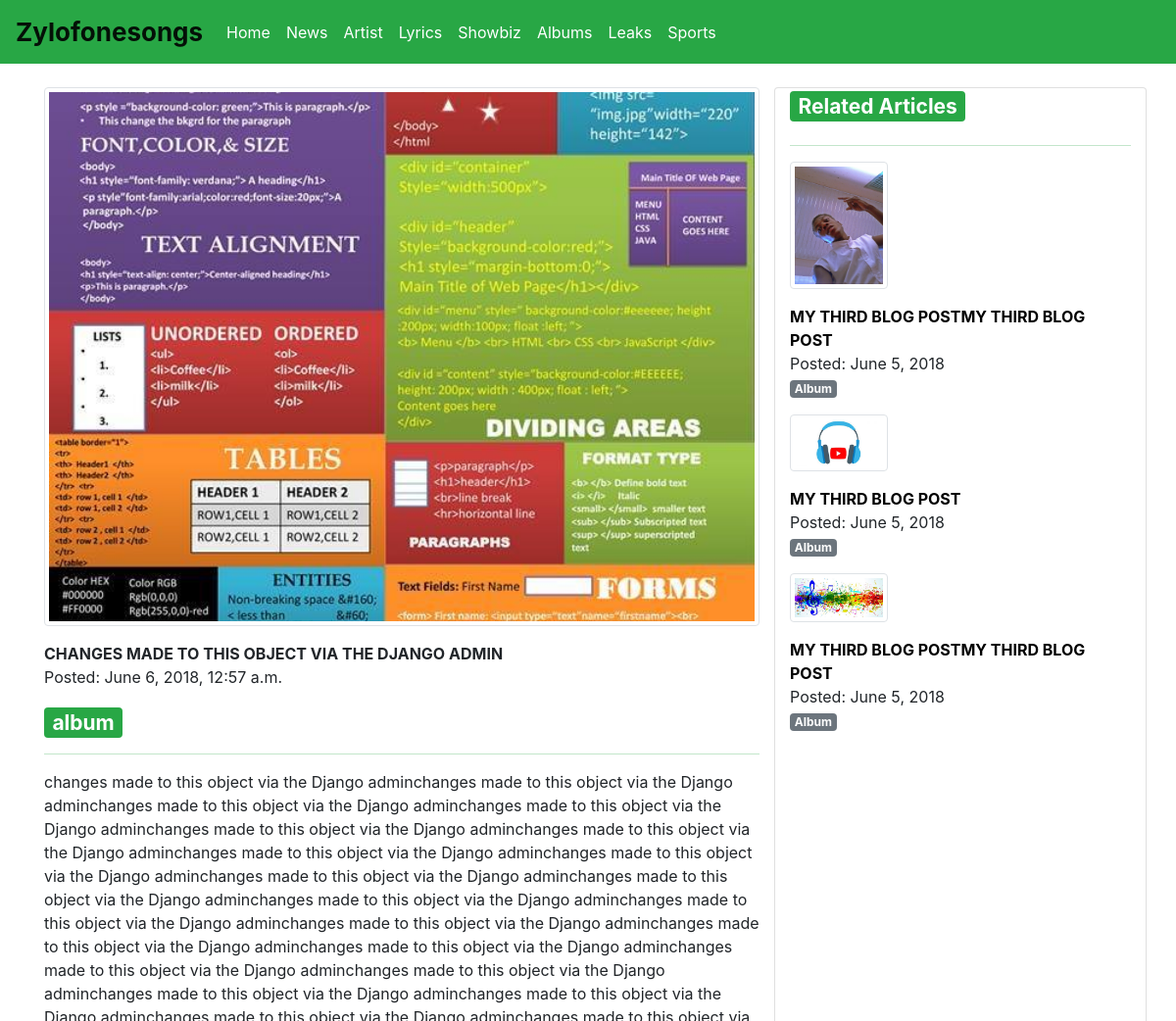
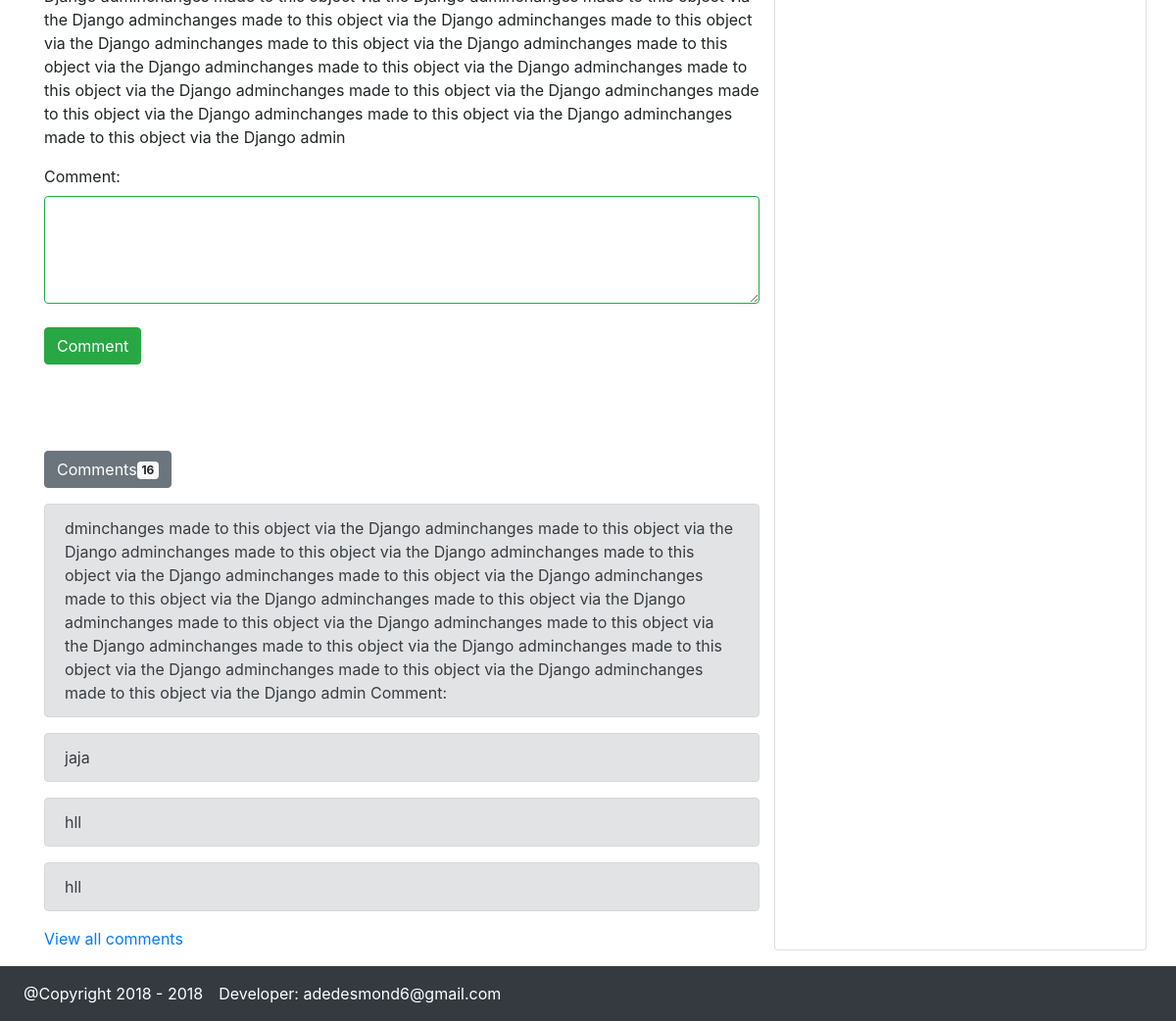
Screenshot of /12/article with the database file from the repository (2 pictures, top to bottom).
### blogapp/models.py (models this page shows, shortened)
class Article(models.Model):
	NEWS = 'news'
	ARTIST = 'artist'
	LYRICS = 'lyrics'
	SHOWBIZ = 'showbiz'
	ALBUMS = 'album'
	LEAKS = 'leaks'
	SPORTS = 'sports'
	TAGS = (
		(NEWS,'News'),
	    (ARTIST,'Artist'),
	    (LYRICS,'Lyrics'),
	    (SHOWBIZ,'Showbiz'),
	    (ALBUMS,'Albums'),
	    (LEAKS,'Leaks'),
	    (SPORTS,'Sports'),
	    (None,'Tags')
	)
	title = models.CharField(max_length=80, db_column='Title', db_index=True)
	body = models.TextField(db_column='Body', db_index=True)
	image = models.ImageField(upload_to='images', db_column='Image')
	tags = models.CharField(max_length=20, choices=TAGS,db_index=True, db_column='Tags')
	date = models.DateTimeField(default=timezone.now)

class Comments(models.Model):
	comment = models.TextField()
	date = models.DateTimeField(default=timezone.now)
	article = models.ForeignKey(Article, on_delete=models.CASCADE)
	def __str__(self):
		return self.comment

### blogapp/views.py (the view)
# urls.py: path('<int:article_id>/article', views._article, name='_article'),
def _article(request, article_id):
	try:
		article = Article.objects.get(pk=article_id)
		related_articles = Article.objects.filter(tags=article.tags).exclude(pk=article.pk)[:4]
		context['article'] = article
		context['related_articles'] = related_articles
		context['comments'] = article.comments_set.all().order_by('-date')[:4]
		if request.method == 'POST':
			form = CommentForm(request.POST)
			if form.is_valid():
				comment = form.cleaned_data['comment']
				article.comments_set.create(comment=comment)
		else:
			form = CommentForm()
			context['form'] = form
		return render(request,'blog/article.html', context)
	except Exception as e:
		with open('error.txt', 'a') as file:
			file.write('\n' +str(time.ctime()) + ' ' + str(e))
		return render(request,'blog/404.html')

### blogapp/forms.py
class CommentForm(forms.Form):
	comment = forms.CharField(widget=forms.Textarea)

### blogapp/templates/blog/article.html (shortened to what this page needs)
{% extends 'base.html' %}
{% load widget_tweaks %}
{% block body %}
<div class="container">
	<div class="row">
		<div class="col-md-8">
			<p>
				<img src="{{article.image.url}}" class="img-thumbnail" style="width:100%;height:550px;object-fit:cover;object-position:50% 50%;">
			</p>
			<p>
				<b>{{article.title|upper}}</b>
				<br>Posted: {{article.date}}<br>
				<h3><span class="badge badge-success">{{article.tags}}</span></h3>
				<hr class="alert-success">
			</p>
			<p style="font-family:Georgia 'sans serif';">{{article.body}}</p>
			<p>
				<form method="post" action="#GoToComments">
					{% for field in form %}
					 {{ field.label_tag }}
					 {% render_field field class="form-control is-valid" rows="4" %}
					{% endfor %}<br>
					<button class="btn btn-success">Comment</button>
				</form>
			</p><br><br><br>
			<p>
				<a href="{% url 'blog:all_comments' article.id %}">
					<button type="button" class="btn btn-secondary">
					Comments<span class="badge badge-light">{{ article.comments_set.all.count}} </span>
				    </button>
				</a>
			</p>
			{% for comment in comments %}
			  <div class="alert alert-secondary" id="GoToComments">{{comment}}</div>
			{% endfor %}
			{% if article.comments_set.all.count > 4 %}
			  <a href="{% url 'blog:all_comments' article.id %}">View all comments</a>
			{% endif %}
		</div>
		<div class="col-md-4 card">
			<h3><span class="badge badge-success">Related Articles</span></h3>
				<hr class="alert-success">
			{% if related_articles %}
			{% for article in related_articles %}
			 <p>
			 	<a href="{% url 'blog:_article' article.id %}"><img src="{{article.image.url}}" style="width:100px; height:auto;" class="img-thumbnail">
			 	</a>
			 </p>
			 <p>
			 	<b>
			 		<a href="{% url 'blog:_article' article.id %}" style="color:black;">{{article.title|upper}}</a>
			 	</b>
			 	<br>Posted: {{article.date|date}}<br>
			 	<span class="badge badge-secondary">{{article.tags|title}}</span>
			 </p>
			{% endfor %}
			{% else %}
			<p>No related articles to display</p>
			{% endif %}
		</div>
	</div>
</div>
{% endblock %}

### rows the page displays
Article: image (picture), title "CHANGES MADE TO THIS OBJECT VIA THE DJANGO ADMIN", date "June 6, 2018, 12:57 a.m.", tags "album", body "changes made to this object via the Django adminchanges made to this object via the Django adminchanges made to this object via the Django adminchanges made to this object via the Django adminchanges made to this object via the Django adminchanges made to this object via the Django adminchanges made to this object via the Django adminchanges made to this object via the Django adminchanges made to this object via the Django adminchanges made to this object via the Django adminchanges made to this object via the Django adminchanges made to this object via the Django adminchanges made to this object via the Django adminchanges made to this object via the Django adminchanges made to this object…", comments_set.all.count "16"
Comments: comment "dminchanges made to this object via the Django adminchanges made to this object via the Django adminchanges made to this object via the Django adminchanges made to this object via the Django adminchanges made to this object via the Django adminchanges made to this object via the Django adminchanges made to this object via the Django adminchanges made to this object via the Django adminchanges made to this object via the Django adminchanges made to this object via the Django adminchanges made to this object via the Django adminchanges made to this object via the Django adminchanges made to this object via the Django admin Comment:"
Comments: comment "jaja"
Comments: comment "hll"
Comments: comment "hll"
Article: image (picture), title "MY THIRD BLOG POSTMY THIRD BLOG POST", date "June 5, 2018", tags "Album"
Article: image (picture), title "MY THIRD BLOG POST", date "June 5, 2018", tags "Album"
Article: image (picture), title "MY THIRD BLOG POSTMY THIRD BLOG POST", date "June 5, 2018", tags "Album"

### other values shown
{{ field.label_tag }} "Comment:"
{{ current_year }} "2018"
